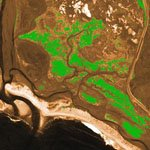
#> input picture BSCOMPUTER ENGINEERING/4th YEAR OF COMPUTER ENGINEERING/7th SEMESTER/DIGITAL IMAGE PROCESSING/FINALTERMPREPARATIONPROGRAMS/High pass filter.jpg, 150 x 150 px
$ python 'High pass filter.py'
#> lines starting #> are read from the running program, lines starting #| are printed output that depends on the picture
from PIL import Image
import numpy as np
import matplotlib.pyplot as plt
import cv2
# Load the image
image_path = "High pass filter.jpg"
image = Image.open(image_path).convert("L")  # Convert to grayscale
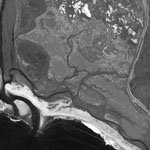
#> image: PIL image 150x150 L; min 7, max 254, mean 100.6
# Convert the image to a NumPy array
image_array = np.array(image)
# Apply Fourier Transform to the image
f = np.fft.fft2(image_array)
fshift = np.fft.fftshift(f)
# Create a High-Pass Filter (HPF)
rows, cols = image_array.shape
#> rows = 150; cols = 150
crow, ccol = rows // 2, cols // 2
#> crow = 75; ccol = 75
# Create a mask with a centered square of zeros (low-pass block)
mask = np.ones((rows, cols), np.uint8)
size = 30  # Define the size of the low-pass block
mask[crow - size:crow + size, ccol - size:ccol + size] = 0
# Apply the mask to the frequency domain
fshift_filtered = fshift * mask
# Inverse Fourier Transform to get the filtered image
f_ishift = np.fft.ifftshift(fshift_filtered)
image_filtered = np.abs(np.fft.ifft2(f_ishift))
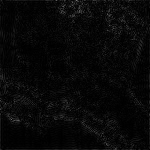
#> image_filtered: shape (150, 150) float64; min 0.0331, max 120.5, mean 8.5
# Plot the original and high-pass filtered images
plt.figure(figsize=(12, 6))
plt.subplot(1, 2, 1)
plt.title("Original Image")
plt.imshow(image_array, cmap="gray")
plt.axis("off")
plt.subplot(1, 2, 2)
plt.title("High-Pass Filtered Image")
plt.imshow(image_filtered, cmap="gray")
plt.axis("off")
plt.tight_layout()
plt.show()
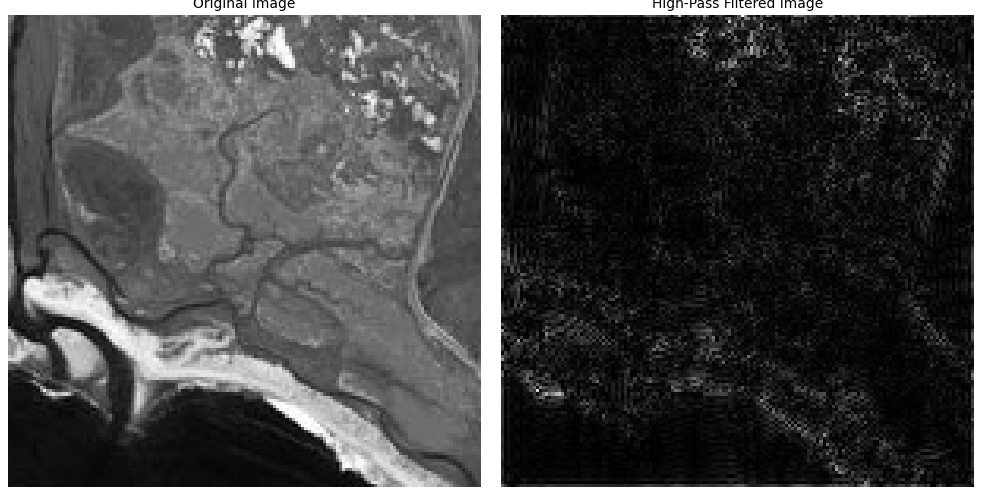
#> figure drawn by matplotlib, 2 panels

$ run again, with BSCOMPUTER ENGINEERING/4th YEAR OF COMPUTER ENGINEERING/7th SEMESTER/DIGITAL IMAGE PROCESSING/FINALTERMPREPARATIONPROGRAMS/APPLEANDTREE.jpg copied over BSCOMPUTER ENGINEERING/4th YEAR OF COMPUTER ENGINEERING/7th SEMESTER/DIGITAL IMAGE PROCESSING/FINALTERMPREPARATIONPROGRAMS/High pass filter.jpg
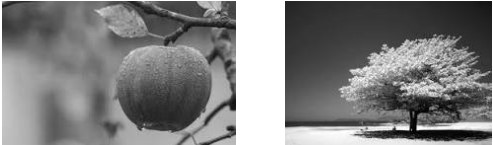
#> input picture BSCOMPUTER ENGINEERING/4th YEAR OF COMPUTER ENGINEERING/7th SEMESTER/DIGITAL IMAGE PROCESSING/FINALTERMPREPARATIONPROGRAMS/APPLEANDTREE.jpg, 493 x 145 px
#> `image_filtered = np.abs(np.fft.ifft2(f_ishift))`:
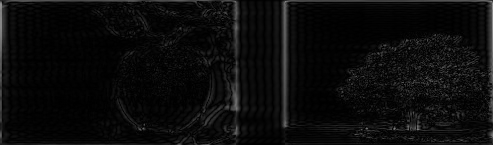
#> image_filtered: shape (145, 493) float64; min 0.00979, max 148.8, mean 11.8
#> `plt.show()`:
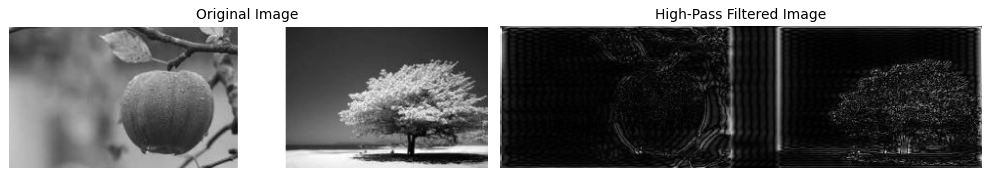
#> figure drawn by matplotlib, 2 panels
